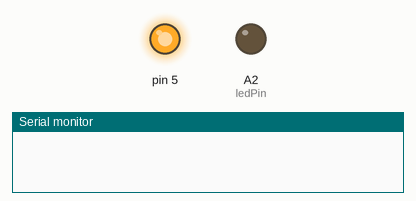
Recording of a sketch running on a simulated Arduino Uno, built with avr-gcc and run on an emulated ATmega328P. Shown: output pins drawn as LEDs (lit = HIGH), the last lines printed to the serial monitor. The modem accepts every AT command (registered, SIM ready, sends succeed) and sends nothing else.

Above: at 0.1 s.
At 0.6 s:
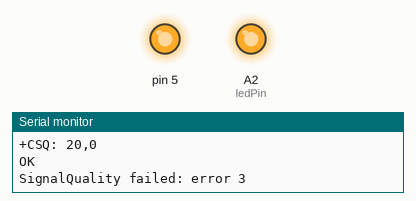
Timing chart, 0 to 2.1 s (numbered marks = the images above):
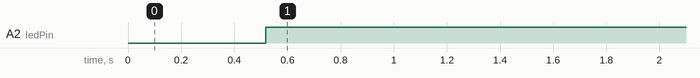

The sketch:

IridiumBasicSendTest.ino
```cpp
#include <IridiumSBD.h>
#include <SoftwareSerial.h>

SoftwareSerial nss(6, 7);
IridiumSBD isbd(nss, 5);
static const int ledPin = A2;

void setup()
{
  int signalQuality = -1;

  pinMode(ledPin, OUTPUT);

  Serial.begin(115200);
  nss.begin(19200);  //start serial comms on nss pins defined above

  isbd.attachConsole(Serial); //Stream object that will monitor serial traffic to/from the RockBlock  (diagnostic only)
  isbd.setPowerProfile(1); //1 for low power application (USB, limited to ~90mA, interval between transmits = 60s)
  isbd.begin();  //wake up the 9602 and prepare it to communicate
  int err = isbd.getSignalQuality(signalQuality);
  if (err != 0)
  {
    Serial.print("SignalQuality failed: error ");
    Serial.println(err);
    return;
  }

  Serial.print("Signal quality is ");
  Serial.println(signalQuality);

  err = isbd.sendSBDText("Pop Up Rig Test 128");
  if (err != 0)
  {
    Serial.print("sendSBDText failed: error ");
    Serial.println(err);
    return;
  }

  Serial.println("Hey, it worked!");
  Serial.print("Messages left: ");
  Serial.println(isbd.getWaitingMessageCount());
}

void loop()
{
   digitalWrite(ledPin, HIGH);
}

bool ISBDCallback()
{
   digitalWrite(ledPin, (millis() / 1000) % 2 == 1 ? HIGH : LOW);
   return true;
}
```

Measured:
- by itself, A2 (ledPin): LOW → HIGH at 0.52 s
